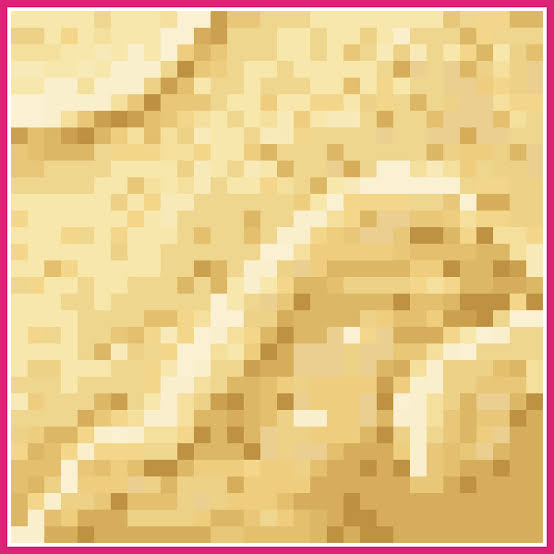
#> input picture art-source/ground-sand.jpg, 554 x 554 px
$ python make_ground_tile.py ../art-source/ground-sand.jpg out.png --grid 5 --size 100 --zoom 5
#> lines starting #> are read from the running program, lines starting #| are printed output that depends on the picture
"""Make a plain, speckled ground tile from the colors of a pixel-art sample.

The sample's shapes (dunes, cracks...) are NOT kept, only its colors. Shapes are what
make a repeating tile look like a repeating pattern; scattered specks blend together.

Usage:
  python make_ground_tile.py SRC OUT --grid 32 --size 64 --zoom 6 [--trim 10]
                             [--specks 0.25] [--soften 0.5] [--seed 7]

--grid    how many art pixels across the sample is (used to read its colors cleanly)
--size    how many art pixels across the new tile is (bigger = repeats less often)
--zoom    how many file pixels each art pixel becomes (hard edges, no blur).
          Use 2x the CSS size: zoom 6 = 3 CSS pixels per art pixel.
--trim    pixels to cut off each edge of the sample first (e.g. a colored frame)
--specks  how many pixels are a random sand color instead of the plain base color (0 to 1)
--soften  fade the whole tile toward the average color: 0 = no fade, 1 = one flat color
--seed    the same seed always makes the same tile
"""
import argparse
import random
from PIL import Image

def sample_colors(im, n):
    """Read the sample at its real size: one color per art pixel, taken from
    the middle of each block (the edges are blurry in a JPEG)."""
    cell = im.width / n
    px = im.load()
    colors = []
    for gy in range(n):
        for gx in range(n):
            x0, y0 = int((gx + 0.3) * cell), int((gy + 0.3) * cell)
            x1, y1 = int((gx + 0.7) * cell), int((gy + 0.7) * cell)
            block = sorted(px[x, y] for x in range(x0, x1) for y in range(y0, y1))
            colors.append(block[len(block) // 2])
    return colors

def main():
    ap = argparse.ArgumentParser()
    ap.add_argument('src')
    ap.add_argument('out')
    ap.add_argument('--grid', type=int, required=True)
    ap.add_argument('--size', type=int, required=True)
    ap.add_argument('--zoom', type=int, required=True)
    ap.add_argument('--trim', type=int, default=0)
    ap.add_argument('--specks', type=float, default=0.25)
    ap.add_argument('--soften', type=float, default=0.5)
    ap.add_argument('--seed', type=int, default=7)
    args = ap.parse_args()

    im = Image.open(args.src).convert('RGB')
#> im is the input picture: PIL image 554x554 RGB; mean R, G, B 233.9, 198.7, 139.4
    t = args.trim
    colors = sample_colors(im.crop((t, t, im.width - t, im.height - t)), args.grid)
#> after the loop in sample_colors, `for gy in range(n):`: colors = 25 items, first 6: (247, 228, 162), (247, 231, 172), (245, 229, 169), (239, 219, 148), (239, 215, 143), (237, 213, 141)

    # The base color: the sample's color closest to its average
    average = tuple(sum(c[i] for c in colors) // len(colors) for i in range(3))
#> average = (236, 209, 139)
    base = min(colors, key=lambda c: sum((a - b) ** 2 for a, b in zip(c, average)))
#> base = (238, 210, 137)

    # Mostly base color, with a few specks picked from the sample's colors.
    # Random specks have no shapes, so the tile has no edges to line up: it's seamless.
    rng = random.Random(args.seed)
    n = args.size
    tile = Image.new('RGB', (n, n))
#> tile: PIL image 100x100 RGB; every value is 0
    for y in range(n):
        for x in range(n):
            tile.putpixel((x, y), rng.choice(colors) if rng.random() < args.specks else base)
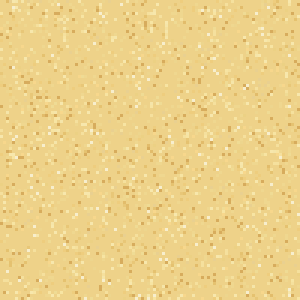
#> tile: PIL image 100x100 RGB (shown 3 times larger); mean R, G, B 237.6, 210, 137.6

    tile = Image.blend(tile, Image.new('RGB', tile.size, average), args.soften)
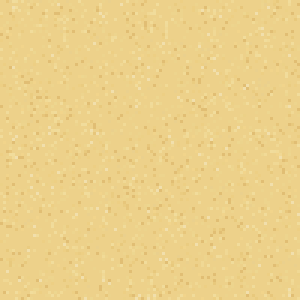
#> tile: PIL image 100x100 RGB (shown 3 times larger); mean R, G, B 236.7, 209, 138.2
    big = tile.resize((n * args.zoom, n * args.zoom), Image.NEAREST)
    big.save(args.out, optimize=True)
    print(f'{args.out}: {big.width}x{big.height} (CSS {big.width / 2:g}x{big.height / 2:g})')
#| out.png: 500x500 (CSS 250x250)

main()
